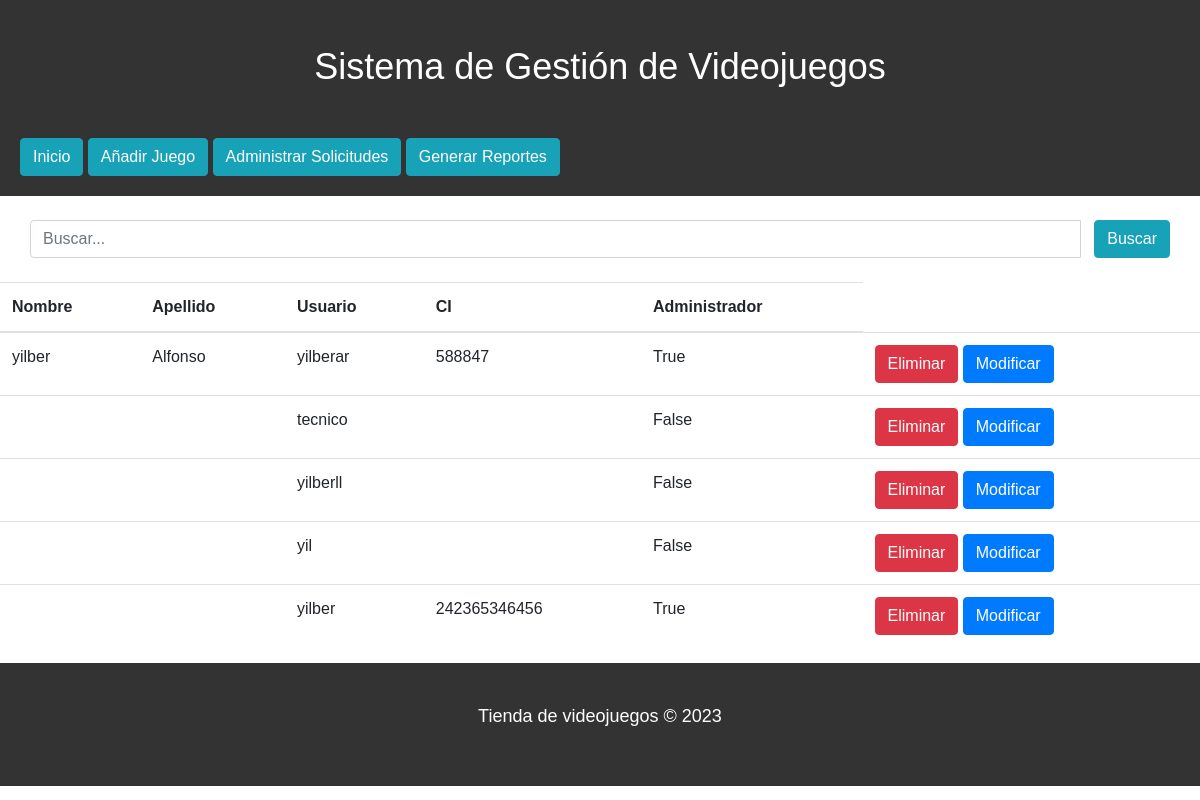
Screenshot of /ControladorUsuario/ with the database file from the repository.
### Ingenieriaapp/models.py (models this page shows, shortened)
class Usuario(AbstractUser):
    CI = models.CharField(_("CI"),max_length=12)
    is_administrador = models.BooleanField(default=False)

### Ingenieriaapp/views.py (the view)
# urls.py: path('ControladorUsuario/', ControladorUsuario, name="ControladorUsuario"),
def ControladorUsuario (request):
    busqueda = request.GET.get("buscar")
    usuarios = Usuario.objects.all()
    data = {'usuarios': usuarios}
    if busqueda:
            usuarios = Usuario.objects.filter(
           Q(first_name__icontains = busqueda) |
            Q(last_name__icontains = busqueda) |
            Q(username__icontains = busqueda)
         ).distinct()
    return render(request, "ListaUsuario.html", {'usuarios':usuarios})

### Ingenieriaapp/templates/ListaUsuario.html (shortened to what this page needs)
<!DOCTYPE html>
<html>
	<head>
             {% load static %}
		<link rel="stylesheet" href="{% static 'CCS/bootstrap.min.css' %}">
		<link rel="stylesheet" href="{% static 'CCS/font-awesome.min.css' %}">
		<link rel="stylesheet" href="{% static 'CCS/aos.css' %}">
		<link rel="stylesheet" href="{% static 'CCS/owl.carousel.min.css' %}">
		<link rel="stylesheet" href="{% static 'CCS/owl.theme.default.min.css' %}">
		<link rel="stylesheet" href="{% static 'CCS/templatemo-digital-trend.css' %}">
	</head>
	<body>
		<header class = "header">
			<div class="header__title">
				<h1 class="header__title">
					Sistema de Gestión de Videojuegos</h1>
			</div>
			<br>
									<a href="/ControladorVideojuegos/" class="btn btn-info">Inicio</a>
									<a href="/anadir_juego/" class="btn btn-info">Añadir Juego</a>
									<a href="/ControladorSolicitud/" class="btn btn-info">Administrar Solicitudes</a>
									<a href="/GenerarReport/" class="btn btn-info">Generar Reportes</a>
		</header>
        <br>
		<div class="col-md-12 search">
			<form method="get">
				 <div id="custom-search-input">
					  <div class="input-group col-md-12">
						   <input type="text" class="form-control" placeholder="Buscar..." name = "buscar" value = "{{request.GET.buscar}}">
						   <span class="input-group-list">
								&nbsp; &nbsp;<button type="submit" class="btn btn-info">Buscar</button>
						   </span>
					  </div>
				 </div>
			</form>
	   </div>
       <br>
		<table  class="table">
            <thead>
                  <tr>
                       <th>Nombre</th>
                       <th>Apellido</th>
                       <th>Usuario</th>
                       <th>CI</th>
					   <th>Administrador</th>
                  </tr>
             </thead>
             <tbody>
                {%  for i in usuarios %}
                <tr>
                  <td>{{i.first_name}}</td>
                  <td>{{i.last_name}}</td>
                  <td>{{i.username}}</td>
				  <td>{{i.CI}}</td>
				  <td>{{i.is_administrador}}</td>
                  <td>
					<a href="/delete_usuario/{{i.id}}" class="btn btn-danger" onclick="return confirm('¿Estás seguro de que deseas eliminar este usuario?')">Eliminar</a>
					<a href="/modificar_usuario/{{i.id}}" class="btn btn-primary">Modificar</a>
                  </td>
               </tr>
                  {% endfor  %}
             </tbody>
        </table>
		<footer>
			<p>Tienda de videojuegos &copy; 2023</p>
		</footer>
	</body>
</html>

### Ingenieriaapp/static/CCS/templatemo-digital-trend.css (style rules this page uses)
:root { --primary-color: #7e058da6; --secondary-color: #f1c111; --white-color: #ffffff; --dark-color: #171819; --project-bg: #f0f8ff; --menu-bg: #730c95c2; --title-color: #15141a; --gray-color: #909090; --link-color: #404040; --p-color: #666262; --base-font-family: 'Plain-Light', sans-serif; --title-font-family: 'Plain-Regular', sans-serif; --font-bold-family: 'Plain-Bold', sans-serif; --font-weight-bold: bold; --h1-font-size: 42px; --h2-font-size: 32px; --h3-font-size: 24px; --p-font-size: 18px; --base-font-size: 16px; --menu-font-size: 14px; --border-radius-large: 100px; --border-radius-small: 5px; }
body { background: var(--white-color); font-family: var(--base-font-family); }
h1,h2,h3,h4,h5,h6 { font-family: var(--title-font-family); line-height: inherit; }
h1 { color: var(--title-color); font-size: var(--h1-font-size); }
p { color: var(--p-color); font-size: var(--p-font-size); line-height: 1.5em; }
* { -webkit-box-sizing: border-box; -moz-box-sizing: border-box; box-sizing: border-box; }
*::before, *::after { -webkit-box-sizing: border-box; -moz-box-sizing: border-box; box-sizing: border-box; }
a { color: var(--link-color); font-weight: normal; text-decoration: none; }

### Ingenieriaapp/templates/ListaUsuario.html (style rules this page uses)
body { font-family: Arial, sans-serif; margin: 0; padding: 0; }
.header { background-color: #333; color: #fff; padding: 20px; }
.header__title { font-size: 36px; margin: 0; }
h1 { margin: 0; font-size: 36px; text-align: center; background-color: #333; color: #fff; padding: 20px; }
p { text-align: center; background-color: #333; color: #fff; padding: 20px; }
footer { background-color: #333; color: #fff; padding: 20px; text-align: center; }

### rows the page displays
Usuario: first_name "yilber", last_name "Alfonso", username "yilberar", CI "588847", is_administrador "True"
Usuario: username "tecnico", is_administrador "False"
Usuario: username "yilberll", is_administrador "False"
Usuario: username "yil", is_administrador "False"
Usuario: username "yilber", CI "242365346456", is_administrador "True"
